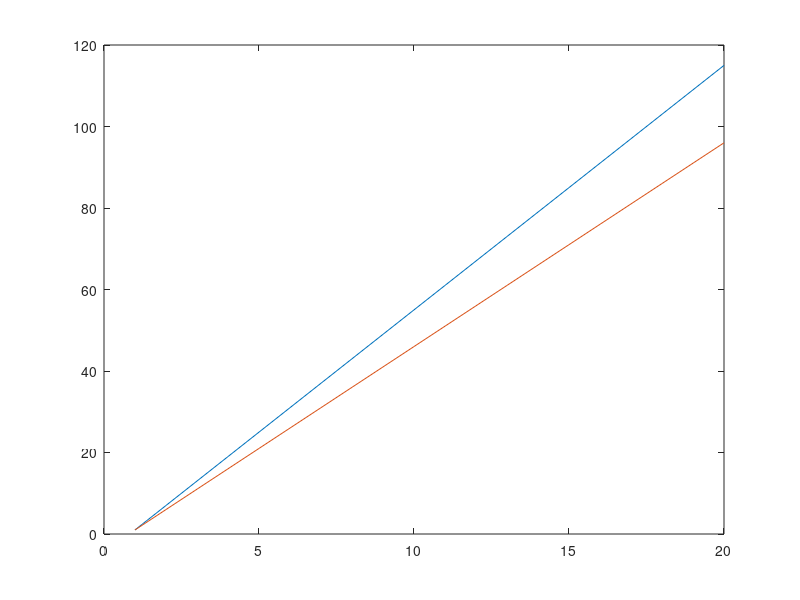

The MATLAB script that drew this image:
% learning to plot in matlab
X = 1:5:100; % X starts at 1 and stops at 100 with increaments of 5
Y = 1:6:120;
plot (X)
plot (X) % Plots the X function and displays it on a different window
plot (Y,'DisplayName','Y'); hold on;plot(X,'DisplayName','X'),hold off; % plot with Display Name will assign name to the plot hold on will plot more fuction to the graph hold off will close the graph


% you can save the entire workspace or a variable in the workspace as a .
% mat file